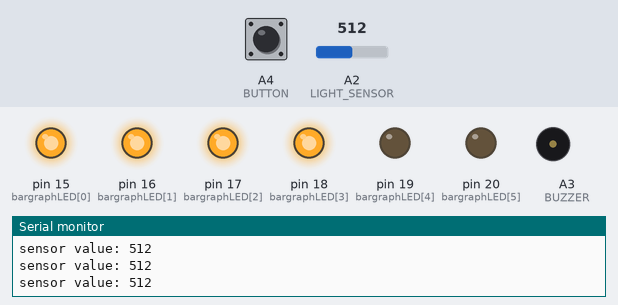
Simulated run of this sketch. Board: Arduino Mega 2560, built with avr-gcc and run on an emulated ATmega2560. Parts: output pins drawn as LEDs (lit = HIGH), buzzer (waves = sounding), the last lines printed to the serial monitor. The test bench sets the inputs (shaded band); at power-on: A2 (LIGHT_SENSOR) = 512, A4 (BUTTON) HIGH.

Above: at 1.2 s.
1.3 s: A2 (LIGHT_SENSOR) set to 671
4.3 s: A2 (LIGHT_SENSOR) set to 689
At 5.5 s:
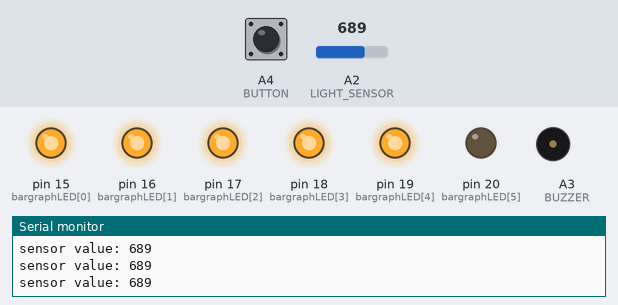
5.8 s: A4 (BUTTON) pulled LOW for 0.15 s
At 5.88 s:
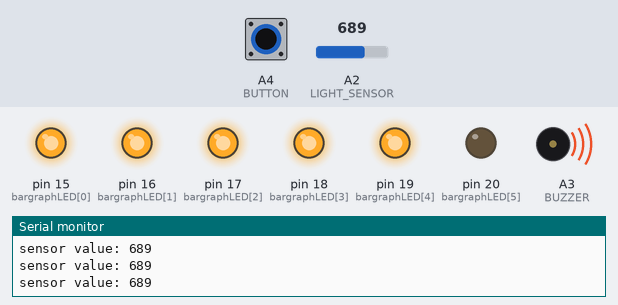
7.4 s: A2 (LIGHT_SENSOR) set to 0
At 7.9 s:
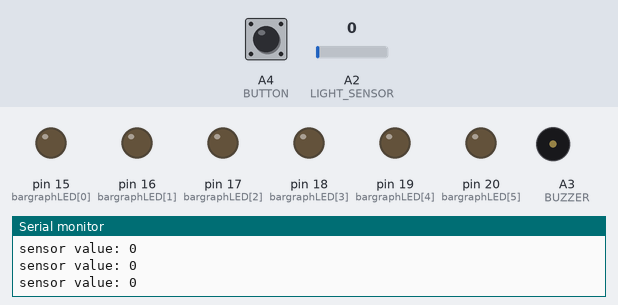
8.9 s: A4 (BUTTON) pulled LOW for 1 s
At 9.7 s:
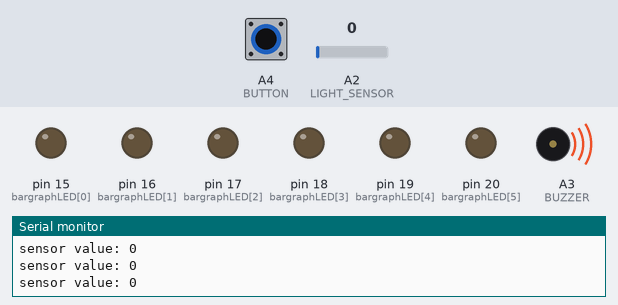
11.4 s: A2 (LIGHT_SENSOR) set to 122
At 12.8 s:
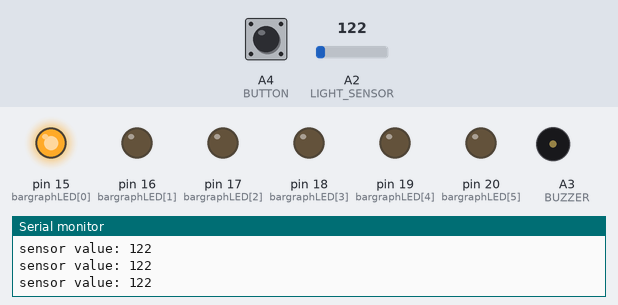
Timing chart, 0 to 13.9 s (numbered marks = the images above; inputs shaded):
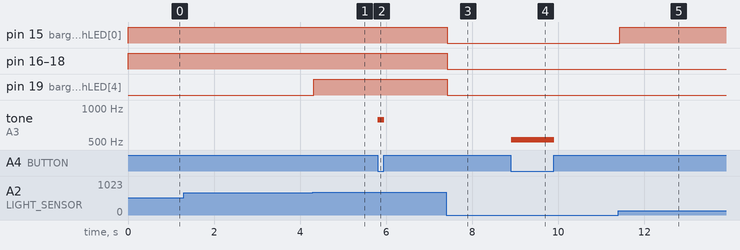

Measured:
- the behaviour switches between 680 and 681 on A2 (LIGHT_SENSOR) (found by bisection; images 0 and 1)
- after the input at 4.3 s, pin 19 (bargraphLED[4]): LOW → HIGH at once
- after the input at 5.8 s, tone on A3 (BUZZER): silent → 784 Hz at once, → silent 0.16 s later
- after the input at 7.4 s, pin 15 (bargraphLED[0]), pin 16 (bargraphLED[1]), pin 17 (bargraphLED[2]), pin 18 (bargraphLED[3]), pin 19 (bargraphLED[4]): HIGH → LOW at once
- after the input at 8.9 s, tone on A3 (BUZZER): silent → 523 Hz at once, → silent 1.0 s later
- after the input at 11.4 s, pin 15 (bargraphLED[0]): LOW → HIGH at once

The sketch:

LightSensor_to_Buzzer.ino
```cpp
/*
* Curators: Agnes Elfvingsson, Filippo De Togni
* Date: 24/10/2024
* Affiliation: IOIO Lab, Malmö University
*
* Sketch Name: LightSensor_to_Buzzer
* Behaviour: The Buzzer is affected by light input. Depending on light input, the buzzer will play the notes
* like Do Re Mi Fa So La. The Buzzer is activated by the Button
* Components required: LilyPad ProtoSnap Plus (LilyPad USB Plus with LEDs and Light Sensor).
* Based on: https://learn.sparkfun.com/tutorials/lilypad-protosnap-plus-activity-guide/9-theremin-project
* For some guidance on how to sew, you can check out this guide: https://learn.sparkfun.com/tutorials/getting-started-with-lilypad
*
* Extra info here: See video 'LightSensor_to_Buzzer' for a preview of expexted behaviour
*/

// Define pin numbers for the sensor, button, and buzzer

#if defined(ARDUINO_SAMD_CIRCUITPLAYGROUND_EXPRESS)
#define LIGHT_SENSOR A8
#define BUTTON 5
#define BUZZER A0
#else
#define LIGHT_SENSOR A2
#define BUTTON A4
#define BUZZER A3
#endif


// The LED bargraph uses pins 15 to 20, which represent each LED
int bargraphLED[6] = {15, 16, 17, 18, 19, 20};

// Define the frequencies for musical notes Do, Re, Mi, Fa, So, La, Ti
int Do = 523;  // Frequency for note C5
int Re = 587;  // Frequency for note D5
int Mi = 659;  // Frequency for note E5
int Fa = 698;  // Frequency for note F5
int So = 784;  // Frequency for note G5
int La = 880;  // Frequency for note A5
int Ti = 988;  // Frequency for note B5

// Store the note frequencies in an array
int frequencies[7] = {Do, Re, Mi, Fa, So, La, Ti};

void setup() {
  int x;

  // Set the sensor pin as input
  pinMode(LIGHT_SENSOR, INPUT);
  // Set the buzzer pin as output
  pinMode(BUZZER, OUTPUT);
  // Set the button pin as input with an internal pull-up resistor
  pinMode(BUTTON, INPUT_PULLUP);

  // Loop through each LED pin in the bargraph array and set them as output
  for (x = 0; x <= 5; x++) {
    pinMode(bargraphLED[x], OUTPUT);
  }

  // Begin serial communication for debugging or output
  Serial.begin(9600);
}

void loop() {
  int sensorValue;  // Variable to store the sensor reading
  int frequency;    // Variable to store the mapped frequency

  // Read the analog value from the sensor
  sensorValue = analogRead(LIGHT_SENSOR);

  // Print the sensor value to the Serial Monitor
  Serial.print("sensor value: ");
  Serial.println(sensorValue);

  // Call the barGraph function to update the LEDs based on sensor value
  barGraph(sensorValue);

  // Map the sensor value (0-1023) to a range of 0-6 to select a note from the array
  frequency = map(sensorValue, 0, 1023, 0, 6);

  // Check if the button is pressed (LOW state)
  if (digitalRead(BUTTON) == LOW) {
    // Play the tone corresponding to the mapped frequency
    tone(BUZZER, frequencies[frequency]);
  } else {
    // Stop playing the tone when the button is not pressed
    noTone(BUZZER);
  }
}

// Function to control the bargraph LEDs based on sensor value
void barGraph(int value) {
  int x;

  // Loop through each LED in the bargraph
  for (x = 0; x <= 5; x++) {
    // Turn on the LED if the value exceeds a threshold (x * 170)
    if (value > (x * 170)) {
      digitalWrite(bargraphLED[x], HIGH);
    } else {
      // Turn off the LED if the value is below the threshold
      digitalWrite(bargraphLED[x], LOW);
    }
  }
}
```
